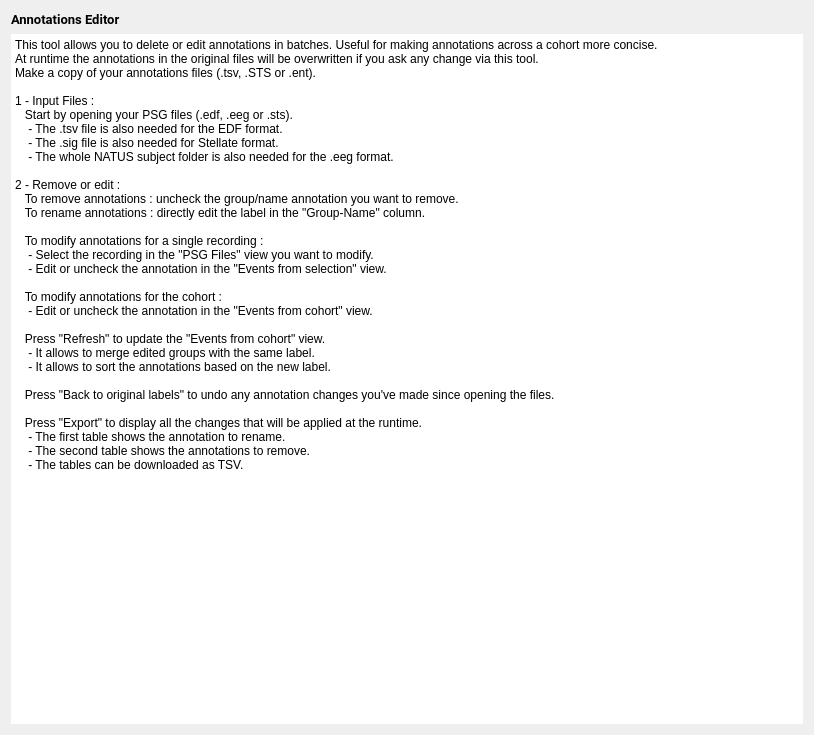
<ui version="4.0">
 <class>AnnotIntroStep</class>
 <widget class="QWidget" name="AnnotIntroStep">
  <property name="geometry">
   <rect>
    <x>0</x>
    <y>0</y>
    <width>814</width>
    <height>735</height>
   </rect>
  </property>
  <property name="windowTitle">
   <string />
  </property>
  <property name="styleSheet">
   <string notr="true">font: 12pt "Roboto";</string>
  </property>
  <layout class="QHBoxLayout" name="horizontalLayout">
   <item>
    <layout class="QVBoxLayout" name="verticalLayout">
     <item>
      <widget class="QLabel" name="label">
       <property name="font">
        <font>
         <family>Roboto</family>
         <pointsize>10</pointsize>
         <weight>50</weight>
         <italic>false</italic>
         <bold>false</bold>
        </font>
       </property>
       <property name="text">
        <string>&lt;html&gt;&lt;head/&gt;&lt;body&gt;&lt;p&gt;&lt;span style=" font-weight:600;"&gt;Annotations Editor&lt;/span&gt;&lt;/p&gt;&lt;/body&gt;&lt;/html&gt;</string>
       </property>
      </widget>
     </item>
     <item>
      <widget class="QPlainTextEdit" name="plainTextEdit">
       <property name="frameShape">
        <enum>QFrame::NoFrame</enum>
       </property>
       <property name="frameShadow">
        <enum>QFrame::Plain</enum>
       </property>
       <property name="readOnly">
        <bool>true</bool>
       </property>
       <property name="plainText">
        <string>This tool allows you to delete or edit annotations in batches. Useful for making annotations across a cohort more concise. 
At runtime the annotations in the original files will be overwritten if you ask any change via this tool.
Make a copy of your annotations files (.tsv, .STS or .ent).

1 - Input Files : 
   Start by opening your PSG files (.edf, .eeg or .sts). 
    - The .tsv file is also needed for the EDF format. 
    - The .sig file is also needed for Stellate format. 
    - The whole NATUS subject folder is also needed for the .eeg format.

2 - Remove or edit : 
   To remove annotations : uncheck the group/name annotation you want to remove.
   To rename annotations : directly edit the label in the "Group-Name" column.

   To modify annotations for a single recording :
    - Select the recording in the "PSG Files" view you want to modify.
    - Edit or uncheck the annotation in the "Events from selection" view.

   To modify annotations for the cohort :
    - Edit or uncheck the annotation in the "Events from cohort" view.

   Press "Refresh" to update the "Events from cohort" view.
    - It allows to merge edited groups with the same label.
    - It allows to sort the annotations based on the new label.

   Press "Back to original labels" to undo any annotation changes you've made since opening the files.

   Press "Export" to display all the changes that will be applied at the runtime.
    - The first table shows the annotation to rename.
    - The second table shows the annotations to remove.
    - The tables can be downloaded as TSV.</string>
       </property>
      </widget>
     </item>
    </layout>
   </item>
  </layout>
 </widget>
 <resources>
  <include location="../../../../../scinodes_poc/src/main/python/ui/themes/themes.qrc" />
 </resources>
 <connections />
</ui>
